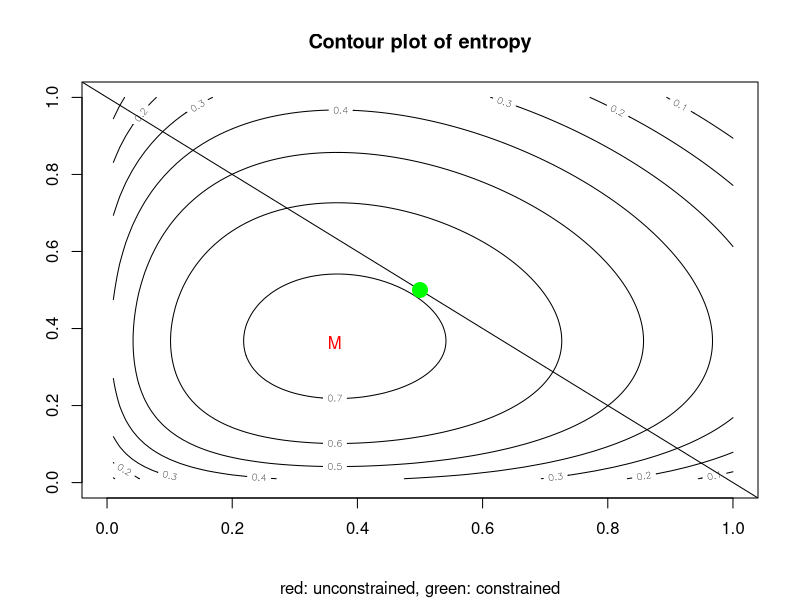

Reproduce this figure in R.
entropy = function(pi1, pi2) (-pi1*log(pi1) + -pi2*log(pi2))

p = seq(0,1,length=100)

pi1pi2 = expand.grid(p, p)
pi1pi2m = as.matrix(pi1pi2)
dim(pi1pi2m)
pi1pi2[sample(size=40, 1:nrow(pi1pi2)), ]
z = matrix(nrow=100, 
           apply(pi1pi2m, 1, 
                 function(row) entropy(row[1], row[2])))
contour(x=p, y=p, z=z)

which(z==max(z,na.rm=T))
pi1pi2[which(z==max(z,na.rm=T)), ]  ## 36/99. actual argmax is exp(-1)
points(pi1pi2[which(z==max(z,na.rm=T)), ],
       col="red", pch="M")
abline(a=1, b=-1)
points(0.5, 0.5,, col="green", pch=19, cex=2)
title("Contour plot of entropy", sub = "red: unconstrained, green: constrained")
